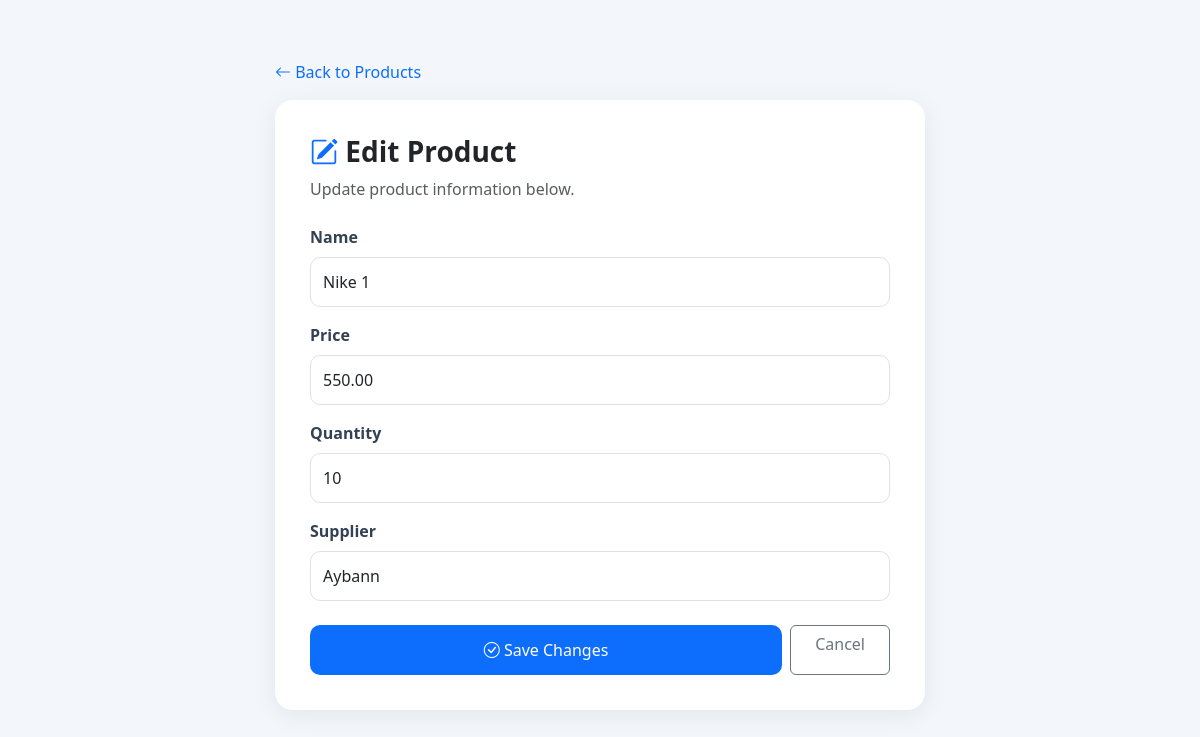
Page /edit/4/ on the committed database.
### app_name/models.py (models this page shows, shortened)
class Product(models.Model):
    name = models.CharField(max_length=200)
    price = models.DecimalField(max_digits=10, decimal_places=2)
    quantity = models.IntegerField()
    supplier = models.CharField(max_length=200)

### app_name/views.py (the view)
# urls.py: path('edit/<int:pk>/', views.edit_product, name='edit_product'),
def edit_product(request, pk):
    product = get_object_or_404(Product, pk=pk)
    if request.method == 'POST':
        form = ProductForm(
            request.POST,
            instance=product
        )
        if form.is_valid():
            form.save()
            return redirect('products_list')
    else:
        form = ProductForm(instance=product)
    return render(request, 'Invapp/edit_product.html', {
        'form': form,
        'product': product
    })

### app_name/forms.py
class ProductForm(forms.ModelForm):
    class Meta:
        model = Product
        fields = ['name', 'price', 'quantity', 'supplier']
        widgets = {
            'name': forms.TextInput(attrs={'class': 'form-control', 'placeholder': 'Enter product name'}),
            'price': forms.NumberInput(attrs={'class': 'form-control', 'placeholder': 'Enter price'}),
            'quantity': forms.NumberInput(attrs={'class': 'form-control', 'placeholder': 'Enter quantity'}),
            'supplier': forms.TextInput(attrs={'class': 'form-control', 'placeholder': 'Enter supplier name'}),
        }

### app_name/templates/Invapp/edit_product.html (shortened to what this page needs)
<!DOCTYPE html>
<html lang="en">
<head>
    <link href="https://cdn.jsdelivr.net/npm/bootstrap@5.3.3/dist/css/bootstrap.min.css" rel="stylesheet">
    <link href="https://cdn.jsdelivr.net/npm/bootstrap-icons@1.11.3/font/bootstrap-icons.css" rel="stylesheet">
</head>
<body>
<div class="container">
    <div class="edit-container">
        <a href="{% url 'products_list' %}"
           class="text-decoration-none">
            <i class="bi bi-arrow-left"></i>
            Back to Products
        </a>
        <div class="edit-card mt-3">
            <h3 class="fw-bold mb-2">
                <i class="bi bi-pencil-square text-primary"></i>
                Edit Product
            </h3>
            <p class="text-muted mb-4">
                Update product information below.
            </p>
            <form method="POST">
                {% for field in form %}
                <div class="mb-3">
                    <label class="form-label"
                           for="{{ field.id_for_label }}">
                        {{ field.label }}
                    </label>
                    {{ field }}
                </div>
                {% endfor %}
                <div class="d-flex gap-2 mt-4">
                    <button type="submit"
                            class="btn btn-save flex-grow-1">
                        <i class="bi bi-check-circle"></i>
                        Save Changes
                    </button>
                    <a href="{% url 'products_list' %}"
                       class="btn btn-outline-secondary px-4">
                        Cancel
                    </a>
                </div>
            </form>
        </div>
    </div>
</div>
</body>
</html>

### app_name/templates/Invapp/edit_product.html (style rules this page uses)
body { background: #f3f7fc; font-family: 'Segoe UI', sans-serif; }
.edit-container { max-width: 650px; margin: 60px auto; }
.edit-card { background: white; border-radius: 18px; padding: 35px; box-shadow: 0 5px 25px rgba(0,0,0,0.07); }
.form-control { padding: 12px; border-radius: 10px; }
.form-label { font-weight: 600; color: #334155; }
.btn-save { background: #0d6efd; color: white; border-radius: 10px; padding: 12px 25px; }

### rows in the picture
Product: form "Nike 1" "550.00" "10" "Aybann"

### other values in the picture
{{ field.label }} "Name" "Price" "Quantity" "Supplier"
